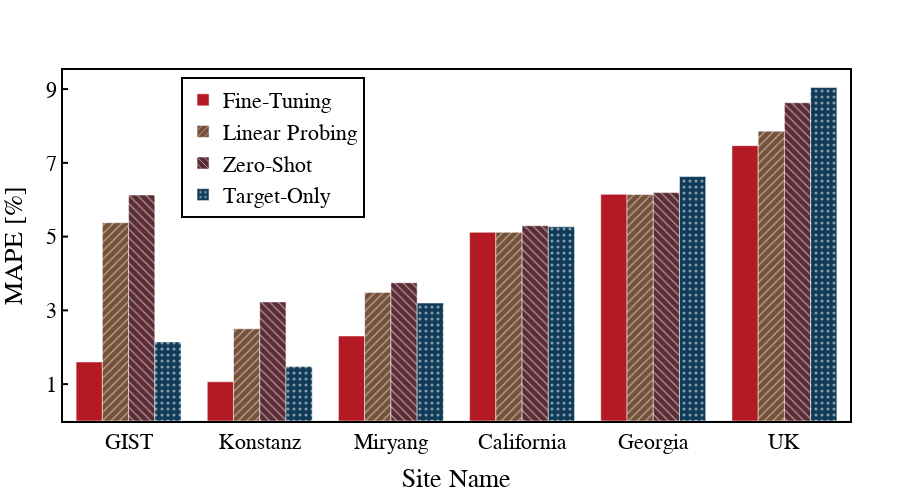

Here is the notebook cell this chart was saved with:
### Code cell
import plotly.graph_objects as go

# Sample data
sites = ["GIST", "Konstanz", "Miryang", "California", "Georgia", "UK"]
methods = ["Fine-Tuning", "Linear Probing", "Zero-Shot", "Target-Only"]
data = [
    [1.6008, 5.3760, 6.1270, 2.1434],  # GIST
    [1.0643, 2.4999, 3.2284, 1.4745],  # Konstanz
    [2.3044, 3.4867, 3.7475, 3.1991],  # Miryang
    [5.1154, 5.1154, 5.2956, 5.2644],  # California
    [6.1461, 6.1396, 6.1932, 6.6276],  # Georgia
    [7.4664, 7.8598, 8.6286, 9.0415]   # UK
]

# Custom colors and patterns
method_colors = [
    "rgb(179, 26, 35)",     # Adrenaline Rush for Fine-Tuning
    "rgb(117, 81, 57)",     # Toffee for Linear Probing
    "rgb(92, 44, 53)",      # Tawny Port for Zero-Shot
    "rgb(16, 59, 88)"       # Blue Opal for Target-Only
]
method_patterns = ["", "/", "\\", "."]  # No pattern, diagonal stripe, reverse diagonal, dotted

# Initialize figure
fig = go.Figure()

# Add bars with patterns
for i, method in enumerate(methods):
    fig.add_trace(go.Bar(
        x=sites,
        y=[row[i] for row in data],
        name=method,
        marker=dict(
            color=method_colors[i],
            pattern_shape=method_patterns[i],
            pattern_size=6  # Smaller pattern size
        )
    ))

# Update layout
fig.update_layout(
    xaxis=dict(
        title="Site Name",
        titlefont=dict(family="Times New Roman", size=26),
        tickfont=dict(family="Times New Roman", size=22),
        showline=True,  # Add border line to x-axis
        linewidth=2,
        linecolor="black",
        mirror=True  # Add top border
    ),
    yaxis=dict(
        title="MAPE [%]",
        titlefont=dict(family="Times New Roman", size=26),
        tickfont=dict(family="Times New Roman", size=22),
        showline=True,  # Add border line to y-axis
        linewidth=2,
        linecolor="black",
        ticks="inside",  # Add ticks inside the graph
        tickwidth=2,
        tickcolor="black",
        tickmode="array",  # Use custom tick values
        tickvals=[1, 3, 5, 7, 9],  # Specify tick positions
        ticktext=["1", "3", "5", "7", "9"],  # Tick labels
        mirror=True,  # Add right border
    ),
    legend=dict(
        font=dict(family="Times New Roman", size=22),  # Legend font
        bordercolor="black",  # Add border around legend
        borderwidth=2,
        x=0.15,  # Position legend inside the graph
        y=0.98,
        xanchor="left",
        yanchor="top",
        bgcolor="white"  # Background color for legend box
    ),
    barmode="group",
    template="plotly_white",
    width=900,
    height=500
)

# Add outer border to the entire graph
fig.update_layout(
    margin=dict(l=50, r=50, t=70, b=50),
    paper_bgcolor="white",
    plot_bgcolor="white",
    xaxis_showgrid=False,
    yaxis_showgrid=False,
    font=dict(
        family="Times New Roman",
        size=18,
        color="black"  # 전체 글씨를 검은색으로 설정
    )
)

fig.show()

### Figure 1 — Plotly figure (JSON) as saved in the notebook; plotly's stock layout.template omitted (floating-point values rounded to 4 significant figures)
{"data": [{"marker": {"color": "rgb(179, 26, 35)", "pattern": {"shape": "", "size": 6}}, "name": "Fine-Tuning", "type": "bar", "x": ["GIST", "Konstanz", "Miryang", "California", "Georgia", "UK"], "y": [1.601, 1.064, 2.304, 5.115, 6.146, 7.466]}, {"marker": {"color": "rgb(117, 81, 57)", "pattern": {"shape": "/", "size": 6}}, "name": "Linear Probing", "type": "bar", "x": ["GIST", "Konstanz", "Miryang", "California", "Georgia", "UK"], "y": [5.376, 2.5, 3.487, 5.115, 6.14, 7.86]}, {"marker": {"color": "rgb(92, 44, 53)", "pattern": {"shape": "\\", "size": 6}}, "name": "Zero-Shot", "type": "bar", "x": ["GIST", "Konstanz", "Miryang", "California", "Georgia", "UK"], "y": [6.127, 3.228, 3.748, 5.296, 6.193, 8.629]}, {"marker": {"color": "rgb(16, 59, 88)", "pattern": {"shape": ".", "size": 6}}, "name": "Target-Only", "type": "bar", "x": ["GIST", "Konstanz", "Miryang", "California", "Georgia", "UK"], "y": [2.143, 1.474, 3.199, 5.264, 6.628, 9.041]}], "layout": {"barmode": "group", "font": {"color": "black", "family": "Times New Roman", "size": 18}, "height": 500, "legend": {"bgcolor": "white", "bordercolor": "black", "borderwidth": 2, "font": {"family": "Times New Roman", "size": 22}, "x": 0.15, "xanchor": "left", "y": 0.98, "yanchor": "top"}, "margin": {"b": 50, "l": 50, "r": 50, "t": 70}, "paper_bgcolor": "white", "plot_bgcolor": "white", "width": 900, "xaxis": {"linecolor": "black", "linewidth": 2, "mirror": true, "showgrid": false, "showline": true, "tickfont": {"family": "Times New Roman", "size": 22}, "title": {"font": {"family": "Times New Roman", "size": 26}, "text": "Site Name"}}, "yaxis": {"linecolor": "black", "linewidth": 2, "mirror": true, "showgrid": false, "showline": true, "tickcolor": "black", "tickfont": {"family": "Times New Roman", "size": 22}, "tickmode": "array", "ticks": "inside", "ticktext": ["1", "3", "5", "7", "9"], "tickvals": [1, 3, 5, 7, 9], "tickwidth": 2, "title": {"font": {"family": "Times New Roman", "size": 26}, "text": "MAPE [%]"}}}}
